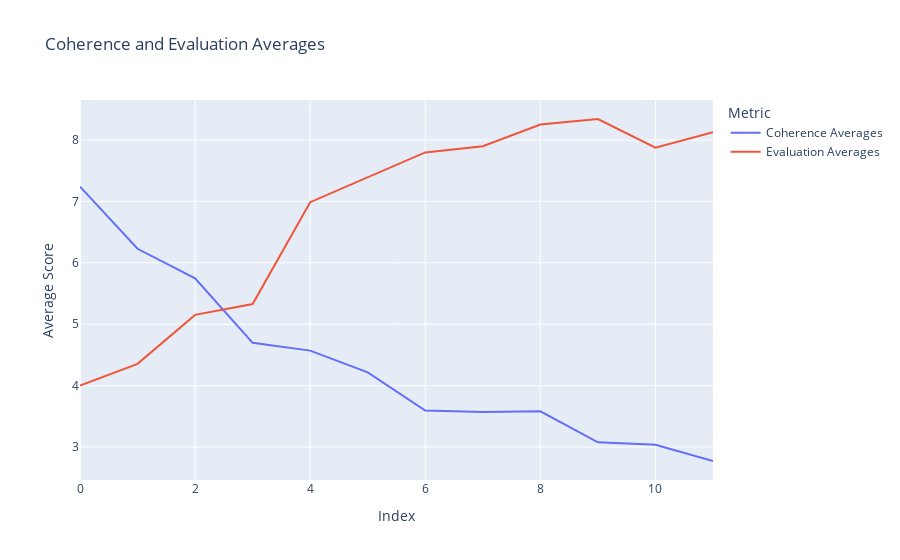

The code cell stored with this chart in its notebook:
### Code cell
# Create a DataFrame from the data
df = pd.DataFrame({
    'index': range(len(coherence_averages)),
    'Coherence Averages': coherence_averages,
    'Evaluation Averages': eval_averages
})

# Melt the DataFrame to create a "long" format suitable for plotting
df_melted = df.melt(id_vars=['index'], var_name='Metric', value_name='Score')

# Create the line plot
fig = px.line(df_melted, x='index', y='Score', color='Metric',
              title='Coherence and Evaluation Averages',
              labels={'index': 'Index', 'Score': 'Average Score'},
              line_shape='linear', render_mode='svg')

# Update layout for better readability
fig.update_layout(
    xaxis_title='Index',
    yaxis_title='Average Score',
    legend_title='Metric',
    font=dict(size=12)
)

# Show the plot
fig.show()

### Figure 1 — Plotly figure (JSON) as saved in the notebook; plotly's stock layout.template omitted (floating-point values rounded to 4 significant figures)
{"data": [{"hovertemplate": "Metric=Coherence Averages<br>Index=%{x}<br>Average Score=%{y}<extra></extra>", "legendgroup": "Coherence Averages", "line": {"color": "#636efa", "dash": "solid", "shape": "linear"}, "marker": {"symbol": "circle"}, "mode": "lines", "name": "Coherence Averages", "orientation": "v", "showlegend": true, "type": "scatter", "x": [0, 1, 2, 3, 4, 5, 6, 7, 8, 9, 10, 11], "xaxis": "x", "y": [7.241, 6.228, 5.747, 4.696, 4.57, 4.215, 3.595, 3.57, 3.582, 3.076, 3.038, 2.772], "yaxis": "y"}, {"hovertemplate": "Metric=Evaluation Averages<br>Index=%{x}<br>Average Score=%{y}<extra></extra>", "legendgroup": "Evaluation Averages", "line": {"color": "#EF553B", "dash": "solid", "shape": "linear"}, "marker": {"symbol": "circle"}, "mode": "lines", "name": "Evaluation Averages", "orientation": "v", "showlegend": true, "type": "scatter", "x": [0, 1, 2, 3, 4, 5, 6, 7, 8, 9, 10, 11], "xaxis": "x", "y": [4, 4.354, 5.152, 5.329, 6.987, 7.392, 7.797, 7.899, 8.253, 8.342, 7.873, 8.127], "yaxis": "y"}], "layout": {"font": {"size": 12}, "legend": {"title": {"text": "Metric"}, "tracegroupgap": 0}, "title": {"text": "Coherence and Evaluation Averages"}, "xaxis": {"anchor": "y", "domain": [0, 1], "title": {"text": "Index"}}, "yaxis": {"anchor": "x", "domain": [0, 1], "title": {"text": "Average Score"}}}}
